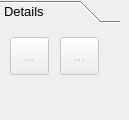
         <widget class="QWidget" name="pieceMode_Page">
          <widget class="QToolBox" name="piece_ToolBox">
           <property name="enabled">
            <bool>true</bool>
           </property>
           <property name="geometry">
            <rect>
             <x>0</x>
             <y>0</y>
             <width>120</width>
             <height>111</height>
            </rect>
           </property>
           <property name="sizePolicy">
            <sizepolicy hsizetype="Preferred" vsizetype="Maximum">
             <horstretch>1</horstretch>
             <verstretch>0</verstretch>
            </sizepolicy>
           </property>
           <property name="minimumSize">
            <size>
             <width>120</width>
             <height>0</height>
            </size>
           </property>
           <property name="maximumSize">
            <size>
             <width>16777215</width>
             <height>16777215</height>
            </size>
           </property>
           <property name="font">
            <font>
             <pointsize>10</pointsize>
            </font>
           </property>
           <property name="toolTip">
            <string/>
           </property>
           <property name="currentIndex">
            <number>0</number>
           </property>
           <property name="tabSpacing">
            <number>4</number>
           </property>
           <widget class="QWidget" name="details_Page">
            <property name="geometry">
             <rect>
              <x>0</x>
              <y>0</y>
              <width>120</width>
              <height>82</height>
             </rect>
            </property>
            <property name="toolTip">
             <string>Tools for adding details to pattern pieces</string>
            </property>
            <attribute name="icon">
             <iconset resource="share/resources/toolicon.qrc">
              <normaloff>:/toolicon/32x32/details_toolbox.png</normaloff>:/toolicon/32x32/details_toolbox.png</iconset>
            </attribute>
            <attribute name="label">
             <string>Details</string>
            </attribute>
            <attribute name="toolTip">
             <string>Add Details</string>
            </attribute>
            <widget class="QToolButton" name="unitePieces_ToolButton">
             <property name="enabled">
              <bool>false</bool>
             </property>
             <property name="geometry">
              <rect>
               <x>10</x>
               <y>10</y>
               <width>39</width>
               <height>38</height>
              </rect>
             </property>
             <property name="toolTip">
              <string>Unite 2 Pieces (U)</string>
             </property>
             <property name="text">
              <string notr="true">...</string>
             </property>
             <property name="icon">
              <iconset resource="share/resources/toolicon.qrc">
               <normaloff>:/toolicon/32x32/union.png</normaloff>:/toolicon/32x32/union.png</iconset>
             </property>
             <property name="iconSize">
              <size>
               <width>32</width>
               <height>32</height>
              </size>
             </property>
             <property name="checkable">
              <bool>true</bool>
             </property>
            </widget>
            <widget class="QToolButton" name="exportPiecesAs_ToolButton">
             <property name="enabled">
              <bool>false</bool>
             </property>
             <property name="geometry">
              <rect>
               <x>60</x>
               <y>10</y>
               <width>39</width>
               <height>38</height>
              </rect>
             </property>
             <property name="toolTip">
              <string>Export Pieces (E, P)</string>
             </property>
             <property name="text">
              <string notr="true">...</string>
             </property>
             <property name="icon">
              <iconset resource="share/resources/toolicon.qrc">
               <normaloff>:/toolicon/32x32/export.png</normaloff>:/toolicon/32x32/export.png</iconset>
             </property>
             <property name="iconSize">
              <size>
               <width>32</width>
               <height>32</height>
              </size>
             </property>
             <property name="checkable">
              <bool>true</bool>
             </property>
            </widget>
           </widget>
          </widget>
         </widget>
